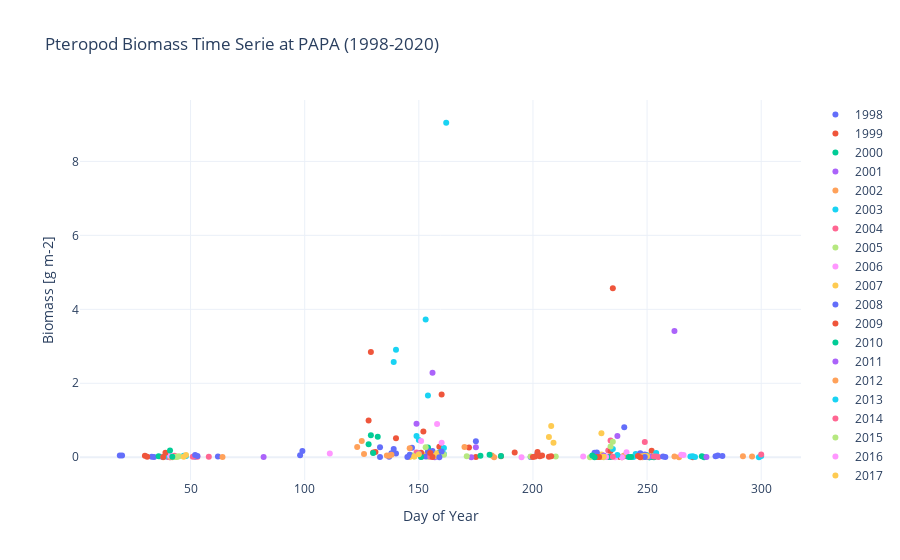

The code cell stored with this chart in its notebook:
### Markdown cell above
## Time Series

### Code cell
# Spatial and vertical mean
mean_timeseries = ds_pter_2deg.mean(dim=["is_day","latitude", "longitude", "depth"], skipna=True)

# assign day coordinate
# Extract MM-DD 
mmdd = pd.to_datetime(mean_timeseries.time.values).strftime('%m-%d')
# transform MM-DD in indice of day in year (1->365) avoiding leap year discordance 
day_noleap = pd.Series(mmdd).map(mmdd_to_day).values
# add coord day
mean_timeseries = mean_timeseries.assign_coords(day=("time", day_noleap))

# Plot
# Group by year
years = pd.DatetimeIndex(mean_timeseries.time.values).year.unique()

fig = go.Figure()
# Plot one color per year
for year in years:
    yearly_data = mean_timeseries.sel(time=str(year))
    fig.add_trace(go.Scatter(
        x=yearly_data['day'],
        y=yearly_data.values,
        mode='markers',
        name=str(year),
        showlegend=True 
    ))

fig.update_layout(
    title='Pteropod Biomass Time Serie at PAPA (1998-2020)',
    xaxis_title='Day of Year',
    yaxis=dict(
        #type='log',
        title='Biomass [g m-2]',
        #range=[0, 5],
    ),
    template='plotly_white'
)


fig.show()

### Figure 1 — Plotly figure (JSON) as saved in the notebook; plotly's stock layout.template omitted (floating-point values rounded to 4 significant figures)
{"data": [{"mode": "markers", "name": "1998", "showlegend": true, "type": "scatter", "x": [19, 20, 52, 54, 55, 58, 59, 62, 98, 99, 133, 137, 138, 139, 140, 147, 154, 156, 159, 160, 164, 166, 168, 169, 174, 175, 184, 185, 186, 187, 188, 189, 190, 199, 202, 204, 239, 240, 241, 242, 244, 248, 280, 281, 283, 286, 287], "y": [0.04878, 0.04809, 0.01612, NaN, NaN, NaN, NaN, 0.02339, 0.05729, 0.1719, 0.2712, 0.01657, 0.1056, 0.2236, 0.1033, 0.2555, 0.2387, 0.171, NaN, NaN, NaN, NaN, NaN, NaN, NaN, 0.4336, NaN, NaN, NaN, NaN, NaN, NaN, NaN, 0.006357, 0.1011, NaN, 0.01608, 0.8124, 0.03019, NaN, NaN, NaN, 0.03018, 0.04918, 0.03072, NaN, NaN]}, {"mode": "markers", "name": "1999", "showlegend": true, "type": "scatter", "x": [49, 51, 52, 128, 129, 130, 131, 140, 144, 145, 169, 170, 171, 172, 175, 186, 189, 190, 191, 192, 193, 194, 238, 239, 241, 242, 245, 247, 248, 249, 250, 270, 286], "y": [NaN, NaN, NaN, 0.9936, 2.845, 0.1281, 0.1432, 0.5142, NaN, NaN, NaN, NaN, NaN, 0.2663, 0.008223, 0.02701, NaN, NaN, NaN, NaN, NaN, NaN, 0.004413, 0.0, NaN, NaN, NaN, NaN, NaN, NaN, NaN, 0.002443, NaN]}, {"mode": "markers", "name": "2000", "showlegend": true, "type": "scatter", "x": [46, 128, 129, 130, 132, 154, 156, 157, 160, 169, 170, 171, 185, 186, 187, 188, 189, 193, 194, 215, 216, 217, 218, 219, 222, 250, 251, 253, 254, 257, 258, 269, 270, 271, 272, 274, 275], "y": [NaN, 0.3502, 0.5925, 0.1174, 0.5522, 0.2624, NaN, NaN, NaN, NaN, NaN, NaN, NaN, NaN, NaN, NaN, NaN, NaN, NaN, NaN, NaN, NaN, NaN, NaN, NaN, 0.05261, 0.0, NaN, NaN, NaN, NaN, NaN, NaN, NaN, NaN, 0.02433, 0.0]}, {"mode": "markers", "name": "2001", "showlegend": true, "type": "scatter", "x": [40, 42, 43, 47, 48, 50, 82, 151, 153, 154, 155, 156, 157, 158, 159, 160, 161, 162, 163, 167, 172, 173, 174, 175, 185, 187, 237, 241, 262, 265, 266, 268, 269, 270, 271, 273, 276], "y": [0.007267, NaN, NaN, NaN, NaN, NaN, 0.003967, 0.007221, NaN, NaN, NaN, NaN, NaN, NaN, NaN, NaN, NaN, NaN, NaN, NaN, NaN, 0.0, NaN, 0.2691, NaN, NaN, 0.5733, NaN, 3.413, NaN, NaN, NaN, NaN, NaN, NaN, NaN, 0.006508]}, {"mode": "markers", "name": "2002", "showlegend": true, "type": "scatter", "x": [38, 42, 44, 45, 46, 47, 64, 123, 125, 126, 170, 177, 182, 183, 184, 185, 186, 200, 203, 204, 205, 230, 239, 240, 241, 242, 246, 249, 251, 262, 264, 292, 296], "y": [0.0, NaN, NaN, NaN, NaN, NaN, 0.006778, 0.2772, 0.4401, 0.09056, 0.2793, NaN, 0.04543, 0.0, NaN, NaN, NaN, NaN, NaN, NaN, NaN, 0.05713, 0.01102, 0.04802, NaN, NaN, NaN, NaN, NaN, 0.01838, 0.0, 0.02427, 0.02251]}, {"mode": "markers", "name": "2003", "showlegend": true, "type": "scatter", "x": [43, 45, 46, 47, 48, 52, 139, 140, 149, 150, 151, 152, 154, 159, 160, 161, 162, 244, 245, 246, 247, 249, 250, 269, 270, 271, 299, 300], "y": [NaN, NaN, NaN, 0.04201, 0.03402, 0.02658, 2.579, 2.91, 0.5775, 0.4696, NaN, NaN, NaN, NaN, NaN, 0.08745, NaN, 0.008529, 0.08833, NaN, NaN, NaN, NaN, 0.01836, 0.02946, 0.008594, 0.002911, 0.0318]}, {"mode": "markers", "name": "2004", "showlegend": true, "type": "scatter", "x": [51, 52, 53, 55, 58, 149, 150, 154, 155, 157, 158, 165, 233, 234, 235, 236, 238, 248, 249, 300], "y": [0.0102, NaN, NaN, NaN, 0.01328, 0.1265, 0.09495, 0.05935, NaN, NaN, NaN, NaN, 0.1843, 0.4552, NaN, NaN, NaN, 0.0332, 0.4123, 0.07254]}, {"mode": "markers", "name": "2005", "showlegend": true, "type": "scatter", "x": [44, 45, 46, 47, 49, 50, 53, 54, 71, 72, 147, 148, 154, 157, 158, 166, 210, 225, 230, 231, 232, 233, 234, 235, 239, 240, 251, 252], "y": [0.009285, 0.02922, NaN, NaN, NaN, NaN, NaN, NaN, NaN, NaN, 0.05209, 0.01699, 0.01222, NaN, NaN, NaN, 0.02288, 0.0, 0.01527, 0.002138, NaN, NaN, NaN, NaN, NaN, NaN, 0.01109, 0.007941]}, {"mode": "markers", "name": "2006", "showlegend": true, "type": "scatter", "x": [37, 40, 41, 44, 111, 195, 198, 236, 239, 265, 266, 267, 269, 271, 274, 275, 277], "y": [0.01305, NaN, NaN, NaN, 0.1031, 0.003361, NaN, 0.002602, 0.0, 0.06982, 0.05843, NaN, NaN, NaN, NaN, NaN, NaN]}, {"mode": "markers", "name": "2007", "showlegend": true, "type": "scatter", "x": [41, 42, 43, 46, 47, 49, 146, 153, 154, 155, 158, 172, 178, 179, 185, 186, 187, 188, 189, 229, 230, 231, 233, 234, 249, 250], "y": [0.01407, NaN, NaN, NaN, NaN, NaN, 0.008901, 0.07592, NaN, NaN, NaN, NaN, NaN, NaN, NaN, NaN, NaN, NaN, NaN, 0.02165, 0.07535, NaN, NaN, NaN, 0.003865, 0.0218]}, {"mode": "markers", "name": "2008", "showlegend": true, "type": "scatter", "x": [33, 34, 35, 37, 41, 145, 146, 153, 154, 155, 157, 159, 185, 186, 188, 190, 227, 228, 229, 231, 233, 247, 248, 249, 290], "y": [0.01182, 0.00631, NaN, NaN, NaN, 0.00871, 0.06727, 0.01966, 0.1605, NaN, NaN, NaN, NaN, NaN, NaN, NaN, 0.1207, 0.1269, NaN, NaN, NaN, 0.1104, 0.0665, 0.07177, NaN]}, {"mode": "markers", "name": "2009", "showlegend": true, "type": "scatter", "x": [30, 31, 33, 36, 151, 152, 159, 160, 161, 162, 165, 192, 193, 194, 195, 234, 235, 238, 239, 243, 252, 253], "y": [0.03767, 0.01182, NaN, NaN, 0.1223, 0.6933, 0.2807, 1.694, NaN, NaN, NaN, 0.128, NaN, NaN, NaN, 0.1664, 4.571, NaN, NaN, NaN, 0.1728, 0.01125]}, {"mode": "markers", "name": "2010", "showlegend": true, "type": "scatter", "x": [36, 37, 39, 151, 159, 160, 161, 162, 165, 204, 205, 207, 209, 233, 234, 235, 237, 238, 251, 252, 253], "y": [0.02434, NaN, NaN, 0.005776, 0.1286, 0.09261, NaN, NaN, NaN, NaN, NaN, NaN, NaN, 0.004143, 0.005772, NaN, NaN, NaN, 0.0, 0.01174, 0.0]}, {"mode": "markers", "name": "2011", "showlegend": true, "type": "scatter", "x": [41, 42, 43, 45, 47, 149, 150, 156, 157, 159, 160, 164, 231, 232, 234, 235, 238, 249, 250, 251], "y": [0.0, 0.009893, NaN, NaN, NaN, 0.904, 0.09838, 2.284, 0.002224, NaN, NaN, NaN, 0.04965, 0.01036, NaN, NaN, NaN, 0.0411, 0.01144, 0.01762]}, {"mode": "markers", "name": "2012", "showlegend": true, "type": "scatter", "x": [41, 42, 43, 46, 47, 136, 137, 138, 146, 150, 154, 230, 232, 236, 247, 248, 249], "y": [0.0, 0.0, NaN, NaN, NaN, 0.0475, 0.04019, 0.06861, 0.2449, NaN, NaN, 0.01603, NaN, NaN, 0.021, 0.0, 0.00765]}, {"mode": "markers", "name": "2013", "showlegend": true, "type": "scatter", "x": [38, 39, 40, 44, 45, 153, 154, 161, 162, 163, 165, 169, 235, 237, 238, 240, 242, 254], "y": [0.007757, 0.03756, NaN, NaN, NaN, 3.724, 1.673, 0.2535, 9.045, NaN, NaN, NaN, 0.2251, 0.06001, NaN, NaN, NaN, 0.1135]}, {"mode": "markers", "name": "2014", "showlegend": true, "type": "scatter", "x": [43, 53, 155, 164, 166, 168, 235, 237, 238, 253, 254, 255], "y": [0.03824, 0.01438, 0.0149, NaN, NaN, NaN, 0.01155, NaN, NaN, 0.022, 0.01753, 0.00504]}, {"mode": "markers", "name": "2015", "showlegend": true, "type": "scatter", "x": [43, 44, 46, 47, 50, 153, 161, 163, 164, 168, 171, 191, 192, 193, 194, 195, 196, 197, 199, 234, 235, 236, 238, 240, 250, 292], "y": [0.004355, 0.01967, NaN, NaN, NaN, 0.2686, 0.06705, NaN, NaN, NaN, 0.02801, NaN, NaN, NaN, NaN, NaN, NaN, NaN, 0.01908, 0.291, 0.4187, NaN, NaN, NaN, NaN, NaN]}, {"mode": "markers", "name": "2016", "showlegend": true, "type": "scatter", "x": [41, 43, 47, 49, 151, 152, 158, 160, 161, 162, 165, 218, 219, 222, 232, 234, 235, 238, 241, 251], "y": [0.04222, NaN, NaN, NaN, 0.4411, NaN, 0.8993, 0.3892, NaN, NaN, NaN, NaN, NaN, 0.02053, 0.005837, NaN, NaN, NaN, 0.1367, NaN]}, {"mode": "markers", "name": "2017", "showlegend": true, "type": "scatter", "x": [40, 43, 46, 47, 48, 148, 150, 157, 158, 160, 161, 164, 203, 204, 205, 206, 207, 208, 209, 230, 231, 233, 236, 238, 248, 249, 250, 251], "y": [NaN, NaN, NaN, 0.01477, 0.06121, 0.02103, 0.0807, 0.03071, 0.1078, NaN, NaN, NaN, NaN, NaN, NaN, NaN, 0.5497, 0.8418, 0.3901, 0.6517, 0.016, NaN, NaN, NaN, 0.02569, 0.033, 0.02668, NaN]}, {"mode": "markers", "name": "2018", "showlegend": true, "type": "scatter", "x": [52, 53, 57, 61, 62, 133, 159, 160, 161, 162, 164, 240, 249, 257, 258, 259, 261, 263, 264, 265], "y": [0.06128, 0.03229, NaN, NaN, NaN, 0.007111, 0.0, 0.1536, NaN, NaN, NaN, NaN, 0.007271, 0.02324, 0.008925, NaN, NaN, NaN, NaN, NaN]}, {"mode": "markers", "name": "2019", "showlegend": true, "type": "scatter", "x": [38, 39, 41, 43, 155, 156, 158, 162, 184, 200, 201, 202, 203, 204, 205, 206, 207, 208, 216, 228, 229, 231, 232, 235, 246, 247], "y": [0.008988, 0.1188, NaN, NaN, 0.1165, 0.00781, NaN, NaN, NaN, 0.005261, 0.0191, 0.1411, 0.02684, 0.04442, NaN, NaN, 0.01346, 0.02489, NaN, 0.006462, 0.004089, NaN, NaN, NaN, 0.03283, 0.0]}, {"mode": "markers", "name": "2020", "showlegend": true, "type": "scatter", "x": [41, 42, 43, 45, 46, 47, 177, 181, 186, 203, 207, 226, 227, 229, 230, 232, 242, 243], "y": [0.1806, 0.01156, NaN, NaN, NaN, NaN, 0.0373, 0.06799, 0.03592, NaN, NaN, 0.05021, 0.0003485, NaN, NaN, NaN, 0.008953, 0.008711]}], "layout": {"title": {"text": "Pteropod Biomass Time Serie at PAPA (1998-2020)"}, "xaxis": {"title": {"text": "Day of Year"}}, "yaxis": {"title": {"text": "Biomass [g m-2]"}}}}
